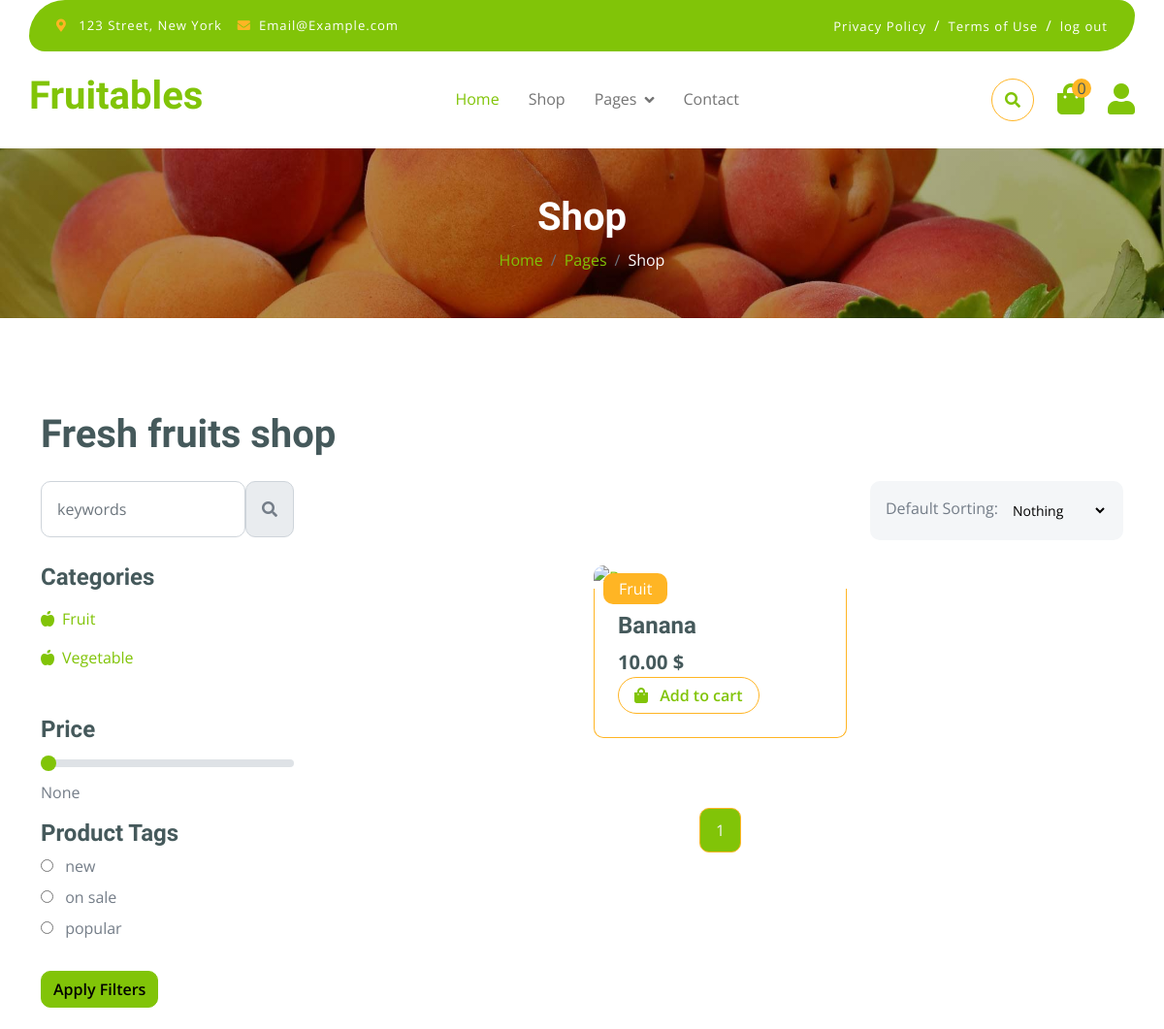
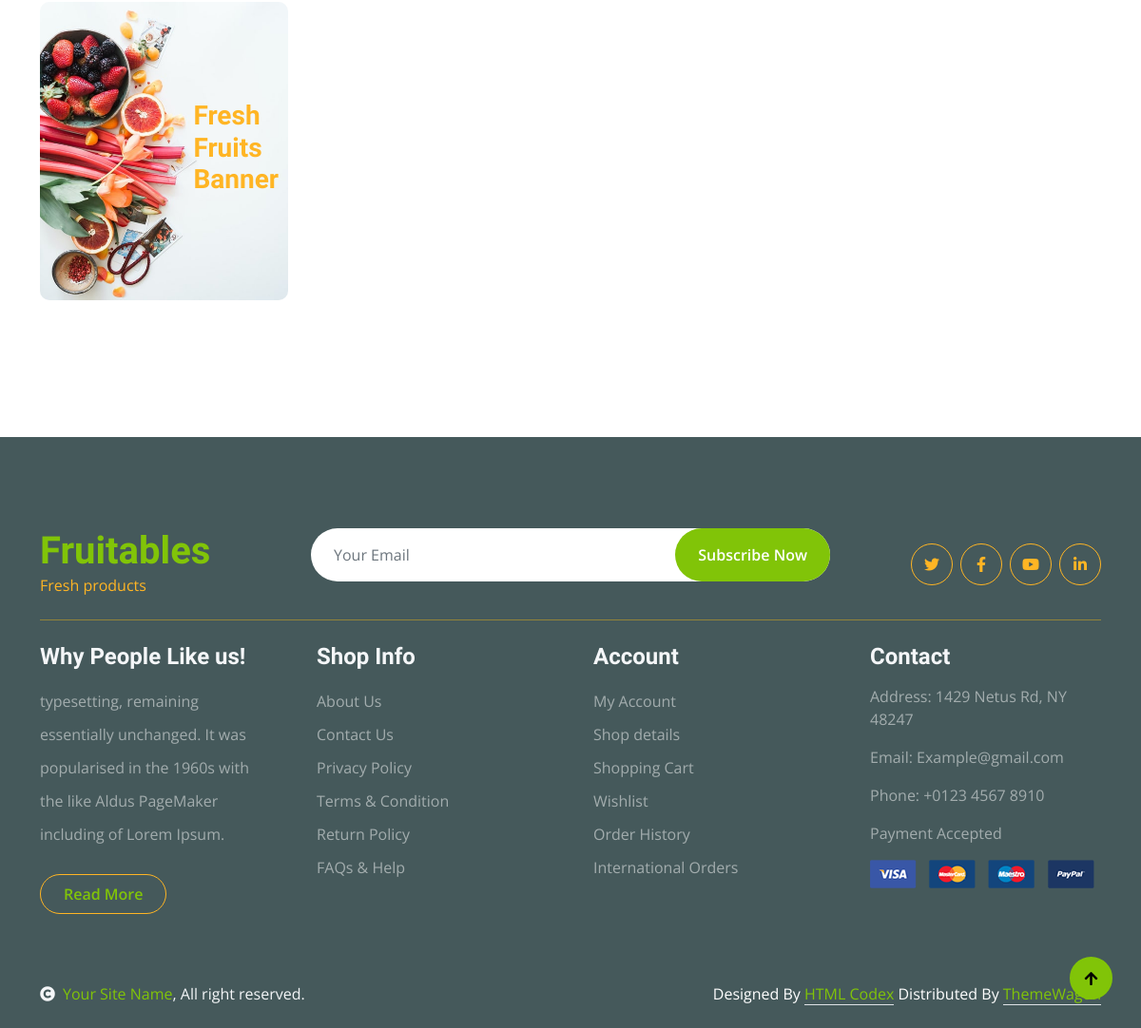
The page /store/category/ on the database its author committed (2 pictures, top to bottom).
### store/models.py (models this page shows, shortened)
class Category(MPTTModel):
    title = models.CharField(max_length=100)
    category_id = models.AutoField(primary_key=True)
    parent = TreeForeignKey('self', on_delete=models.CASCADE, null=True, blank=True, related_name='children')
    slug = models.SlugField(unique=True)
    class MPTTMeta:
        order_insertion_by = ['title']
    class Meta:
        verbose_name = 'Category'
        verbose_name_plural = 'Categories'

class ProductTags(models.Model):
    name = models.CharField(max_length=100)
    class Meta:
        verbose_name = 'Product Tag'
        verbose_name_plural = 'Product Tags'

class Product(models.Model):
    name = models.CharField(max_length=100)
    created_at = models.DateTimeField(auto_now_add=True)
    description = models.TextField()
    price = models.DecimalField(max_digits=5, decimal_places=2)
    categories = models.ManyToManyField(Category)
    product_id = models.AutoField(primary_key=True)
    product_image = VersatileImageField('Image', upload_to="store/product_images/")
    quantity = models.IntegerField()
    is_available = models.BooleanField(default=True)
    tag = models.ManyToManyField(ProductTags)
    slug = models.SlugField(unique=True,  default=uuid.uuid1)

### store/category_view.py (the view)
# urls.py: path('category/', cache_page(60 * 10)(CategoryView.as_view()), name="category"),
class CategoryView(PaginatedListView, ProductQuerySetMixin, CategoryQuerySetMixin, FilterMixin):
    template_name = 'shop.html'
    context_object_name = 'products'
    paginate_by = 9
    category = None
    def get_queryset(self) -> QuerySet:
        queryset = self.get_base_queryset()
        category_slug = self.kwargs.get('slug')
        if category_slug:
            self.category = get_object_or_404(
                self.get_category_queryset(),
                slug=category_slug
            )
            queryset = queryset.filter(categories=self.category)
        else:
            self.category = None
        filter_params = FilterParams.from_request(self.request)
        if filter_params.query:
            queryset = self.apply_search(queryset, filter_params.query)
        queryset = self.apply_price_filter(queryset, filter_params.price)
        queryset = self.apply_tag_filter(queryset, filter_params.tag_id)
        queryset = self.apply_sorting(queryset, filter_params.sort_by)
        return queryset.distinct()
    def get_context_data(self, **kwargs) -> Dict[str, Any]:
        context = super().get_context_data(**kwargs)
        filter_params = FilterParams.from_request(self.request)
        context['category'] = self.category
        context['subcategories'] = (
            self.category.get_children() if self.category
            else self.get_category_queryset().filter(parent__isnull=True)
        )
        context.update({
            'selected_sort': filter_params.sort_by,
            'selected_price': int(
                filter_params.price) if filter_params.price and filter_params.price.isdigit() else None,
            'selected_tag_id': int(
                filter_params.tag_id) if filter_params.tag_id and filter_params.tag_id.isdigit() else None,
            'query': filter_params.query,
            'tags': ProductTags.objects.all(),
        })
        return context

### order/context_processors.py (called while the page is built)
def cart_count(request):
    if request.user.is_authenticated:
        cart = Cart.objects.filter(user=request.user).first()
        return {'cart_count': cart.count if cart else 0}
    return {'cart_count': 0}

### store/category_view.py (called while the page is built)
    @classmethod
    def from_request(cls, request) -> 'FilterParams':
        return cls(
            query=request.GET.get('q'),
            sort_by=request.GET.get('sort'),
            price=request.GET.get('price'),
            tag_id=request.GET.get('tag')
        )

    def get_base_queryset(self) -> QuerySet:
        return Product.objects.select_related(
        ).prefetch_related(
            'categories',
            'tag',
        ).filter(
            is_available=True
        )

    def get_category_queryset(self) -> QuerySet:
        return Category.objects.select_related(
            'parent'
        ).prefetch_related(
            'children'
        )

    def apply_price_filter(self, queryset: QuerySet, price: Optional[int]) -> QuerySet:
        if price and price.isdigit():
            return queryset.filter(price__lte=int(price))
        return queryset

    def apply_tag_filter(self, queryset: QuerySet, tag_id: Optional[int]) -> QuerySet:
        if tag_id and tag_id.isdigit():
            return queryset.filter(tag__id=int(tag_id))
        return queryset

    def apply_sorting(self, queryset: QuerySet, sort_by: Optional[str]) -> QuerySet:
        return queryset.order_by(self.sort_options.get(sort_by, '-created_at'))

    def get_page_range(self, current_page: int, show_pages: int = 5) -> range:
        middle = show_pages // 2
        if self.num_pages <= show_pages:
            return range(1, self.num_pages + 1)
        if current_page <= middle + 1:
            return range(1, show_pages + 1)
        if current_page >= self.num_pages - middle:
            return range(self.num_pages - show_pages + 1, self.num_pages + 1)
        return range(current_page - middle, current_page + middle + 1)

    def get_context_data(self, **kwargs):
        context = super().get_context_data(**kwargs)
        if 'page_obj' not in context:
            return context
        context.update({
            'page_range': context['paginator'].get_page_range(
                context['page_obj'].number,
                self.show_pages
            ),
            'query_params': self.get_query_params(),
            'show_pages': self.show_pages,
        })
        return context

### store/templates/shop.html (shortened to what this page needs)
{% extends 'base.html' %}
{% load static %}
{% block header_title %}
Shop
{% endblock %}
{% block breadcrumb %}{% if category %}
        {{ category.title }}
    {% else %}
        Shop
    {% endif %}{% endblock %}
{% block content %}
        <div class="container-fluid fruite py-5">
            <div class="container py-5">
                <h1 class="mb-4">Fresh fruits shop</h1>
                <div class="row g-4">
                    <div class="col-lg-12">
                        <div class="row g-4">
                            <div class="col-xl-3">
                                <div class="input-group w-100 mx-auto d-flex">
                                    <form method="GET" action="" class="d-flex w-100">
                                    <input type="search" name="q" class="form-control p-3" placeholder="keywords" aria-describedby="search-icon-1">
                                    <button type="submit" id="search-icon-1" class="input-group-text p-3"><i class="fa fa-search"></i></button>
                                    </form>
                                </div>
                            </div>
                            <div class="col-6"></div>
                            <div class="col-xl-3">
                                <div class="bg-light ps-3 py-3 rounded d-flex justify-content-between mb-4">
                                    <label for="fruits">Default Sorting:</label>
                                    <form method="GET" class="d-flex align-items-center">
                                    <select name="sort" class="border-0 form-select-sm bg-light me-3" onchange="this.form.submit()">
                                        <option value="" {% if not selected_sort %}selected{% endif %}>Nothing</option>
                                    </select>
                                </form>
                                </div>
                            </div>
                        </div>
                        <div class="row g-4">
                            <div class="col-lg-3">
                                <div class="row g-4">
                                    <div class="col-lg-12">
                                        <div class="mb-3">
                                            <h4>Categories</h4>
                                            <ul class="list-unstyled fruite-categorie">
                                                {% for sub_category in subcategories %}
                                                <li>
                                                    <div class="d-flex justify-content-between fruite-name">
                                                        <a href="{% url 'store:category' sub_category.slug %}"><i class="fas fa-apple-alt me-2"></i>{{sub_category.title}}</a>
                                                    </div>
                                                </li>
                                                {% endfor %}
                                            </ul>
                                        </div>
                                    </div>
                                     <form method="GET" action="">
                                    <div class="col-lg-12">
                                        <div class="mb-3">
                                            <h4 class="mb-2">Price</h4>
                                            <input
                                            type="range"
                                            class="form-range w-100"
                                            id="rangeInput"
                                            name="price"
                                            min="0"
                                            max="500"
                                            value="{{ selected_price|default:0 }}"
                                            oninput="amount.value=rangeInput.value"
                                        >
                                            <output id="amount" name="amount" for="rangeInput">{{selected_price}}</output>
                                        </div>
                                    </div>
                                    <div class="col-lg-12">
                                        <div class="mb-3">
                                            <h4>Product Tags</h4>
                                             {% for tag in product_tags %}
                                             <div class="mb-2">
                                                <input
                                                    type="radio"
                                                    class="me-2"
                                                    id="Categories-{{ tag.id }}"
                                                    name="tag"
                                                    value="{{ tag.id }}"
                                                >
                                                <label for="Categories-{{ tag.id }}"> {{ tag.name }}</label>
                                            </div>
                                        {% empty %}
                                            <p>No tags available</p>
                                        {% endfor %}
                                        </div>
                                    </div>
                                         <button type="submit" class="btn btn-primary mt-3">Apply Filters</button>
                                     </form>
                                    <div class="col-lg-12">
                                        <div class="position-relative">
                                            <img src="{% static 'img/banner-fruits.jpg' %}" class="img-fluid w-100 rounded" alt="">
                                            <div class="position-absolute" style="top: 50%; right: 10px; transform: translateY(-50%);">
                                                <h3 class="text-secondary fw-bold">Fresh <br> Fruits <br> Banner</h3>
                                            </div>
                                        </div>
                                    </div>
                                </div>
                            </div>
                            <div class="col-lg-9">
                                <div class="row g-4 justify-content-center">
                                    {% for product in products %}
                                    <div class="col-md-6 col-lg-6 col-xl-4">
                                        <div class="rounded position-relative fruite-item">
                                            <a href="{% url 'store:product' product.slug %}">
                                                <div class="fruite-img">
                                                </div>
                                            </a>
                                             <div class="text-white bg-secondary px-3 py-1 rounded position-absolute" style="top: 10px; left: 10px;">
                                                {% for category in product.categories.all %}
                                                    {% with parent_category=category.get_parents|last %}
                                                        {% if parent_category %}
                                                            {{ parent_category.title }}
                                                        {% else %}
                                                            {{ category.title }}
                                                        {% endif %}
                                                    {% endwith %}
                                                {% endfor %}
                                            </div>
                                            <div class="p-4 border border-secondary border-top-0 rounded-bottom">
                                                <h4>{{ product.name }}</h4>
                                                <div class="d-flex justify-content-between flex-lg-wrap">
                                                    <p class="text-dark fs-5 fw-bold mb-0">{{ product.price }} $</p>
                                                    {% if product.quantity > 0 %}
                                                    <form method="post" action="{% url 'order_app:add-to-cart' product.product_id %}">
                                                        <button  class="btn border border-secondary rounded-pill px-3 text-primary">
                                                            <i class="fa fa-shopping-bag me-2 text-primary"></i> Add to cart </button>
                                                    </form>
                                                    {% else %}
                                                        <button class="btn border border-secondary rounded-pill px-3 text-secondary" disabled>
                                                            <i class="fa fa-shopping-bag me-2"></i> Out of stock
                                                        </button>
                                                    {% endif %}
                                                </div>
                                            </div>
                                        </div>
                                    </div>
                                    {% empty %}
                                    <p>No products found.</p>
                                    {% endfor %}
                                    <div class="col-12">
    <div class="pagination d-flex justify-content-center mt-5">
    {% for page_num in page_range %}
        {% if page_num == page_obj.number %}
            <a href="?page={{ page_num }}{{ query_params }}" class="active rounded">{{ page_num }}</a>
        {% endif %}
    {% endfor %}
</div>
</div>
                                </div>
                            </div>
                        </div>
                    </div>
                </div>
            </div>
        </div>
{% endblock %}

### static/css/style.css (style rules this page uses)
.btn { font-weight: 600; transition: .5s; }
.btn.border-secondary { transition: 0.5s; }
.fruite .fruite-categorie .fruite-name { line-height: 40px; }
.fruite .fruite-categorie .fruite-name a { transition: 0.5s; }
.fruite .fruite-item { height: 100%; transition: 0.5s; }
.fruite .fruite-item .fruite-img { overflow: hidden; transition: 0.5s; border-radius: 10px 10px 0 0; }
.pagination { display: inline-block; }
.pagination a { color: var(--bs-dark); padding: 10px 16px; text-decoration: none; transition: 0.5s; border: 1px solid var(--bs-secondary); margin: 0 4px; }
.pagination a.active { background-color: var(--bs-primary); color: var(--bs-light); border: 1px solid var(--bs-secondary); }

### rows shown on the page
Category: title "Fruit"
Category: title "Vegetable"
ProductTags: tag "☐ new", name "new"
ProductTags: tag "☐ on sale", name "on sale"
ProductTags: tag "☐ popular", name "popular"
Product: name "Banana", price "10.00", quantity "Add to cart"

### other values the page prints
{{ cart_count }} "0"
{{ selected_price }} "None"
{{ page_num }} "1"
